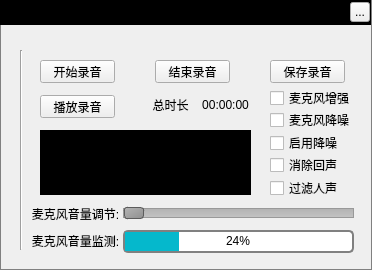
<?xml version="1.0" encoding="UTF-8"?>
<ui version="4.0">
 <class>MusicAudioRecorderWidget</class>
 <widget class="QWidget" name="MusicAudioRecorderWidget">
  <property name="geometry">
   <rect>
    <x>0</x>
    <y>0</y>
    <width>372</width>
    <height>270</height>
   </rect>
  </property>
  <property name="windowTitle">
   <string>MusicAudioRecorderWidget</string>
  </property>
  <property name="styleSheet">
   <string notr="true">#MusicAudioRecorderWidget{border:1px solid gray}</string>
  </property>
  <widget class="QLabel" name="topTitleBar">
   <property name="geometry">
    <rect>
     <x>0</x>
     <y>0</y>
     <width>371</width>
     <height>25</height>
    </rect>
   </property>
   <property name="styleSheet">
    <string notr="true">background:black</string>
   </property>
   <property name="text">
    <string/>
   </property>
  </widget>
  <widget class="QLabel" name="topTitleName">
   <property name="geometry">
    <rect>
     <x>10</x>
     <y>0</y>
     <width>100</width>
     <height>25</height>
    </rect>
   </property>
   <property name="styleSheet">
    <string notr="true">color:&quot;#FFFFFF&quot;;font-weight:bold</string>
   </property>
   <property name="text">
    <string>录音设置</string>
   </property>
  </widget>
  <widget class="QToolButton" name="topTitleCloseButton">
   <property name="geometry">
    <rect>
     <x>350</x>
     <y>2</y>
     <width>20</width>
     <height>20</height>
    </rect>
   </property>
   <property name="text">
    <string>...</string>
   </property>
  </widget>
  <widget class="QPushButton" name="startButton">
   <property name="geometry">
    <rect>
     <x>40</x>
     <y>60</y>
     <width>75</width>
     <height>23</height>
    </rect>
   </property>
   <property name="text">
    <string>开始录音</string>
   </property>
  </widget>
  <widget class="QPushButton" name="stopButton">
   <property name="geometry">
    <rect>
     <x>155</x>
     <y>60</y>
     <width>75</width>
     <height>23</height>
    </rect>
   </property>
   <property name="text">
    <string>结束录音</string>
   </property>
  </widget>
  <widget class="QPushButton" name="playButton">
   <property name="geometry">
    <rect>
     <x>40</x>
     <y>95</y>
     <width>75</width>
     <height>23</height>
    </rect>
   </property>
   <property name="text">
    <string>播放录音</string>
   </property>
  </widget>
  <widget class="QLabel" name="label">
   <property name="geometry">
    <rect>
     <x>150</x>
     <y>97</y>
     <width>41</width>
     <height>16</height>
    </rect>
   </property>
   <property name="text">
    <string>总时长</string>
   </property>
   <property name="alignment">
    <set>Qt::AlignCenter</set>
   </property>
  </widget>
  <widget class="QLabel" name="timer">
   <property name="geometry">
    <rect>
     <x>195</x>
     <y>97</y>
     <width>61</width>
     <height>16</height>
    </rect>
   </property>
   <property name="text">
    <string>00:00:00</string>
   </property>
   <property name="alignment">
    <set>Qt::AlignCenter</set>
   </property>
  </widget>
  <widget class="QCheckBox" name="checkBox">
   <property name="geometry">
    <rect>
     <x>270</x>
     <y>90</y>
     <width>81</width>
     <height>16</height>
    </rect>
   </property>
   <property name="text">
    <string>麦克风增强</string>
   </property>
  </widget>
  <widget class="QCheckBox" name="checkBox_2">
   <property name="geometry">
    <rect>
     <x>270</x>
     <y>112</y>
     <width>81</width>
     <height>16</height>
    </rect>
   </property>
   <property name="text">
    <string>麦克风降噪</string>
   </property>
  </widget>
  <widget class="QCheckBox" name="checkBox_3">
   <property name="geometry">
    <rect>
     <x>270</x>
     <y>135</y>
     <width>81</width>
     <height>16</height>
    </rect>
   </property>
   <property name="text">
    <string>启用降噪</string>
   </property>
  </widget>
  <widget class="QCheckBox" name="checkBox_4">
   <property name="geometry">
    <rect>
     <x>270</x>
     <y>157</y>
     <width>81</width>
     <height>16</height>
    </rect>
   </property>
   <property name="text">
    <string>消除回声</string>
   </property>
  </widget>
  <widget class="QLabel" name="timer_2">
   <property name="geometry">
    <rect>
     <x>40</x>
     <y>130</y>
     <width>211</width>
     <height>65</height>
    </rect>
   </property>
   <property name="styleSheet">
    <string notr="true">background:black</string>
   </property>
   <property name="alignment">
    <set>Qt::AlignCenter</set>
   </property>
  </widget>
  <widget class="QCheckBox" name="checkBox_5">
   <property name="geometry">
    <rect>
     <x>270</x>
     <y>180</y>
     <width>81</width>
     <height>16</height>
    </rect>
   </property>
   <property name="text">
    <string>过滤人声</string>
   </property>
  </widget>
  <widget class="Line" name="line">
   <property name="geometry">
    <rect>
     <x>20</x>
     <y>50</y>
     <width>3</width>
     <height>200</height>
    </rect>
   </property>
   <property name="orientation">
    <enum>Qt::Vertical</enum>
   </property>
  </widget>
  <widget class="QSlider" name="horizontalSlider">
   <property name="geometry">
    <rect>
     <x>123</x>
     <y>203</y>
     <width>231</width>
     <height>20</height>
    </rect>
   </property>
   <property name="styleSheet">
    <string notr="true">QSlider::groove:horizontal {
    border: 1px solid #999999;
    height: 8px; /* the groove expands to the size of the slider by default. by giving it a height, it has a fixed size */
    background: qlineargradient(x1:0, y1:0, x2:0, y2:1, stop:0 #B1B1B1, stop:1 #c4c4c4);
    margin: 2px 0;
}

QSlider::handle:horizontal {
    background: qlineargradient(x1:0, y1:0, x2:1, y2:1, stop:0 #b4b4b4, stop:1 #8f8f8f);
    border: 1px solid #5c5c5c;
    width: 18px;
    margin: -2px 0; /* handle is placed by default on the contents rect of the groove. Expand outside the groove */
    border-radius: 3px;
}</string>
   </property>
   <property name="orientation">
    <enum>Qt::Horizontal</enum>
   </property>
  </widget>
  <widget class="QProgressBar" name="progress">
   <property name="geometry">
    <rect>
     <x>123</x>
     <y>230</y>
     <width>231</width>
     <height>23</height>
    </rect>
   </property>
   <property name="styleSheet">
    <string notr="true">QProgressBar {
    border: 2px solid grey;
    border-radius: 5px;
}

QProgressBar::chunk {
    background-color: #05B8CC;
}</string>
   </property>
   <property name="value">
    <number>24</number>
   </property>
   <property name="alignment">
    <set>Qt::AlignCenter</set>
   </property>
  </widget>
  <widget class="QPushButton" name="saveButton">
   <property name="geometry">
    <rect>
     <x>270</x>
     <y>60</y>
     <width>75</width>
     <height>23</height>
    </rect>
   </property>
   <property name="text">
    <string>保存录音</string>
   </property>
  </widget>
  <widget class="QLabel" name="label_2">
   <property name="geometry">
    <rect>
     <x>30</x>
     <y>206</y>
     <width>91</width>
     <height>15</height>
    </rect>
   </property>
   <property name="text">
    <string>麦克风音量调节:</string>
   </property>
   <property name="alignment">
    <set>Qt::AlignCenter</set>
   </property>
  </widget>
  <widget class="QLabel" name="label_3">
   <property name="geometry">
    <rect>
     <x>30</x>
     <y>233</y>
     <width>91</width>
     <height>15</height>
    </rect>
   </property>
   <property name="text">
    <string>麦克风音量监测:</string>
   </property>
   <property name="alignment">
    <set>Qt::AlignCenter</set>
   </property>
  </widget>
 </widget>
 <resources/>
 <connections/>
</ui>
